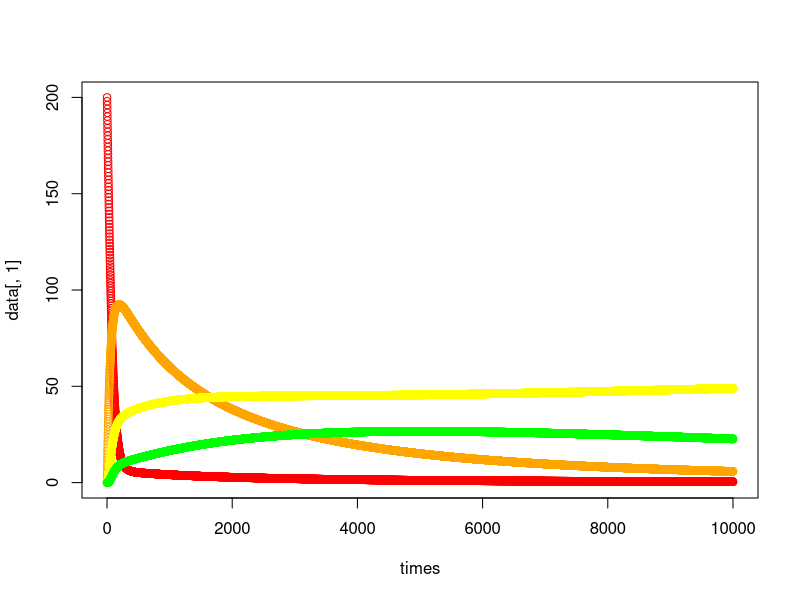

Source code (R):
#load file
data = read.table("data.csv", header=FALSE, sep=",")
times <- c(0:(length(data[,1])-1))
# Beer's Law may be written simply as:

# A = εbc

# where A is absorbance (no units)
# ε is the molar absorptivity with units of L mol-1 cm-1 (formerly called the extinction coefficient)
# b is the path length of the sample, usually expressed in cm
# c is the concentration of the compound in solution, expressed in mol L-1

epsilon = 1
b = 2
data <- data * epsilon * b
maximum <- max(data)

png(filename = "graph.png");
plot(times, data[,1], col="red", ylim=c(0, maximum))
points(times, data[,2], col="orange")
points(times, data[,3], col="yellow")
points(times, data[,4], col="green")
dev.off()